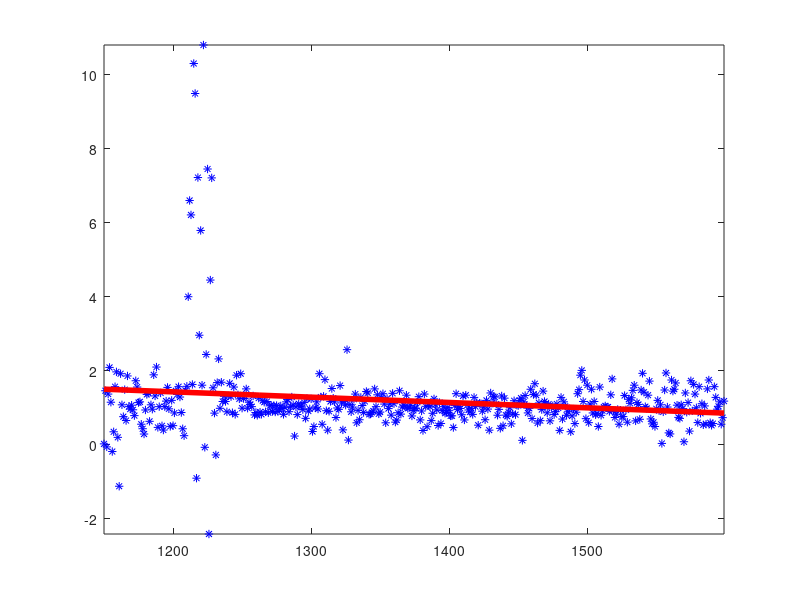

The MATLAB script that drew this image:
#!/usr/bin/octave-cli --persist

# --------------------------------------------------------------------
# Interactive mode, showing the contours and the corresponding line
#
# WITH NORMALIZATION AND DATA CENTERING
#
# Implementation of J and gradJ for the general linear case
# --------------------------------------------------------------------

pkg load optim;


load quasar_train.csv;
lambdas = quasar_train(1, :)';
train_qso = quasar_train(2:end, :);
load quasar_test.csv;
test_qso = quasar_test(2:end, :);


# Data stored each sample in a row, where the last row is the label
# Construct the design matrix with the original data
Xo=[ones(rows(lambdas),1),lambdas];

# The outputs vector with the original data
Yo=test_qso(1,:)';

# The slope for the data normalization
minArea = min(Xo(:,2));
maxArea = max(Xo(:,2));
mx = 2/(maxArea-minArea);
bx = 1-mx*maxArea;

NM=[1 bx; 0 mx];
X=Xo*NM; # Normalized data to interval -1 to 1

# Normalize also the output
minPrice=min(Yo);
maxPrice=max(Yo);
my = 2/(maxPrice-minPrice);
by = 1-my*maxPrice;

Y = my*Yo + by;

# For the inverse mapping we need these:
imy = 1/my;
iby = -by/my;

function res = thetas(X,y)
  In = inv(X' * X );
  res = In * X' * y;
endfunction

hold on;
# Paint on a second figure the corresponding line
figure(1);
hold off;
plot(Xo(:,2),Yo,"*b");
hold on;

# The line back in the samples
areas=linspace(min(Xo(:,2)),max(Xo(:,2)),5);

ts = thetas(X,Y);
u0=ts(1,1);
u1=ts(2,1);
printf("Theta = (%g,%g)\n",u0,u1);

prices=u1*imy*mx*areas + (imy*u1*bx + imy*u0+iby);

plot(areas,prices,'r',"linewidth",4);

axis([minArea maxArea minPrice maxPrice]);  
